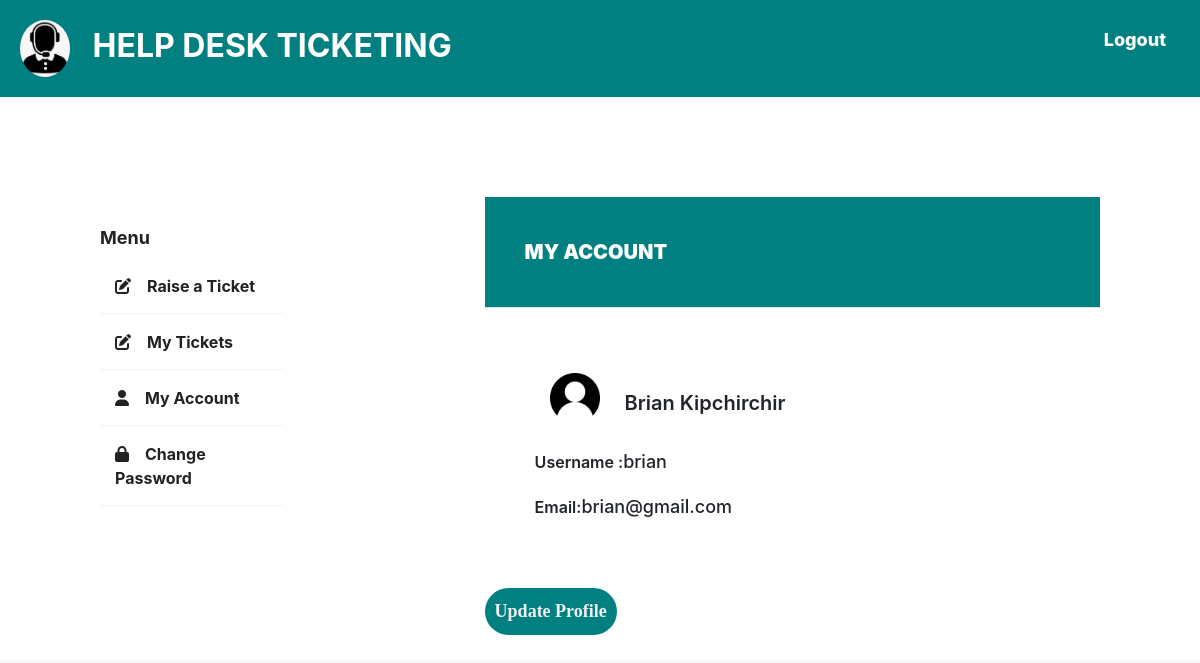
/helpdesk/my-account/ (signed in), run on the app's committed database.
### base/models.py (models this page shows)
class StudentProfile(models.Model):
    user = models.OneToOneField(
        Users, on_delete=models.CASCADE, related_name='student_set')
    student_id = models.AutoField(primary_key=True)

class Users(AbstractUser):
    class Role(models.TextChoices):
        ADMIN = "ADMIN", "Admin"
        STUDENT = "STUDENT", "Student"
        OFFICER = "OFFICER", "Officer"
    role = models.CharField(
        max_length=50, choices=Role.choices, default='STUDENT')
    tracker = FieldTracker()

### base/views.py (the view)
# urls.py: path('my-account/', login_required(views.My_Account.as_view()), name='my-account'),
class My_Account(ListView):
    model = StudentProfile
    template_name = 'student/my_account.html'
    context_object_name = 'students'

### templates/student/my_account.html (shortened to what this page needs)
{% extends 'portal.html'%}
{% load static%}
{% block content %}
<div class="wrapper">
    <div class="sidebar">
        <h4>Menu</h4>
        <ul>
            <li><a href="{% url 'raise-ticket'%}"><i class="fa-solid fa-pen-to-square"></i>Raise a Ticket</a></li>
            <li><a href="{% url 'my-tickets' request.user.username%}"><i class="fa-solid fa-pen-to-square"></i>My Tickets</a></li>
            <li><a href="{% url 'my-account'%}"><i class="fa-solid fa-user"></i>My Account</a></li>
            <li><a href="{% url 'change-password'%}"><i class="fa-solid fa-lock"></i>Change Password</a></li>
        </ul>
    </div>
    <div class="main_content">
        <div class="header">MY ACCOUNT</div>
        <div class="view_ticket">
            <div class="user-details">
                <img src="/static/user.png">
                {% for student in students %}
                {% if student.user  == request.user %}
                <h4>{{ student.user.first_name}} {{student.user.last_name}}</h4>
            </div>
            <p><span>Username :</span>{{student.user.username}} </p>
            <p><span>Email:</span>{{ student.user.email}}</p>
            {%endif%}
            {%endfor%}
        </div>
        <div class="form-group form-button">
            <a href="{%url 'update-profile' %}"><button class="update">Update Profile</button></a>
    </div>
{% endblock content %}

### static/style.css (style rules this page uses)
* { margin: 0; padding: 0; box-sizing: border-box; }
html { font-family: Poppins; font-size: 18px; line-height: 1.8; color: #222; background: #f8f8f8; font-weight: 400; font-family: Poppins; }
a { text-decoration: none; }
.form-group { position: relative; margin-bottom: 25px; overflow: hidden; font-family: Poppins; }
.wrapper { display: flex; position: relative; margin: 100px; }
.wrapper .sidebar { width: 300px; height: 100%; background: #fff; padding: 30px 0px; position: sticky; }
.wrapper .sidebar h4 { color: #222; text-align: left; font-size: 18px; font-weight: 700; }
.wrapper .sidebar ul li { padding: 15px; border-bottom: 1px solid #fff; border-bottom: 1px solid rgba(0, 0, 0, 0.05); border-top: 1px solid rgba(255, 255, 255, 0.05); list-style: none; transition: .4s; }
.wrapper .sidebar ul li a { color: #222; display: block; font-size: 16px; font-weight: 700; }
.sidebar ul a i { margin-right: 16px; }
.wrapper .main_content { width: 100%; margin-left: 200px; }
.wrapper .main_content .header { padding: 40px; background: teal; color: #fff; border-bottom: 1px solid #e0e4e8; border-top: 30px; font-weight: 1000; width: 100%; font-size: 20px; }
button { outline: none; border: none; border-radius: 10px; cursor: pointer; padding: 10px; color: #ffffff; margin-right: 10px; }
.view_ticket { justify-content: center; padding: 20px; margin: 30px; }
.view_ticket span { font-size: 16px; font-weight: 600; line-height: 0.5em; }
.view_ticket p { line-height: 1.5em; font-weight:500 ; }
.view_ticket img { width: 50px; height: 50px; margin: 5px; }
.view_ticket .user-details { display: flex; padding: 10px; }
.view_ticket .user-details h4 { font-size: 20px; font-weight: 600; line-height: 1.5em; margin: 20px; }
.update { background-color: teal; color: #f1f1f1; border-radius: 25px; font-weight: 600; }

### data on the page
StudentProfile: user.first_name "Brian", user.last_name "Kipchirchir", user.username "brian", user.email "brian@gmail.com"
